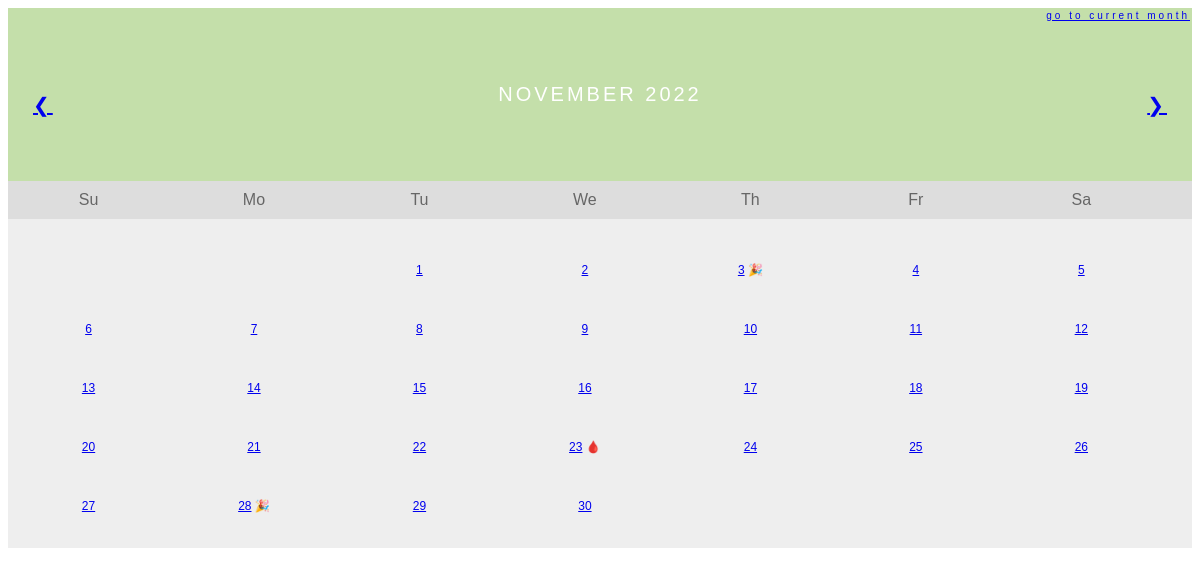
/calendar?month=November&year=2022, run on an earlier commit of the app's database.
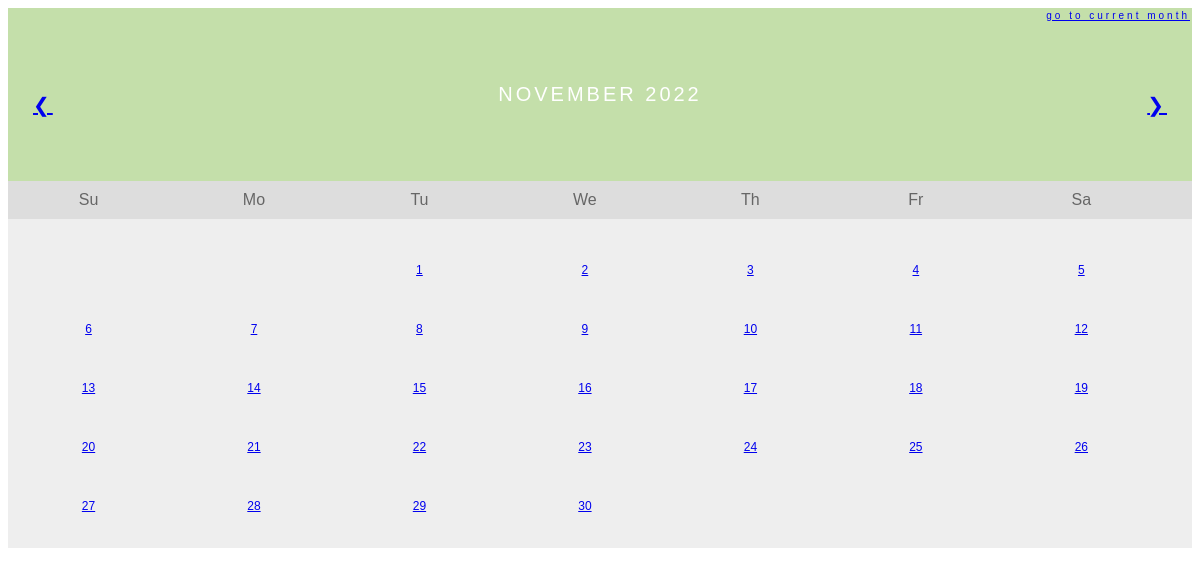
And on a later commit of the database.
### tables this page shows
CREATE TABLE month_11_November_2022 (id Integer, date String, period_started String, period_ended String, cramps String, headache String, fatigue String, acne String);

### main.py (the view)
@app.route("/calendar")
def calendar():
    month_name = request.args.get("month")
    year = request.args.get("year")
    month_and_year_name = f"{month_name} {year}"
    month_days = get_table_from_database(
        tablename=f"month_{str((list_of_months.index(month_name)) + 1).rjust(2, '0')}_{month_name}_{year}"
    )
    try:
        next_month = list_of_months[list_of_months.index(month_name) + 1]
    except IndexError:
        next_month = list_of_months[0]
    try:
        previous_month = list_of_months[list_of_months.index(month_name) - 1]
    except IndexError:
        previous_month = None
    try:
        predicted_days_of_period = predicted_period_days
    except NameError:
        predicted_days_of_period = None
    return render_template(
        "calendar.html",
        predicted_period_days=predicted_days_of_period,
        days=month_days,
        weekday=dict_1st_weekday_in_month.get(month_name),
        month_and_year=month_and_year_name,
        year=year,
        current_month=current_month_name,
        month=month_name,
        next_month=next_month,
        last_month=previous_month,
    )

### main.py (called while the page is built)
def get_db_connection():
    conn = sqlite3.connect("period_tracking_app.db")
    conn.row_factory = sqlite3.Row
    return conn

def get_table_from_database(tablename):
    conn = get_db_connection()
    month_days = conn.execute(f"SELECT * FROM {tablename}").fetchall()
    conn.close()
    return month_days

### templates/calendar.html (shortened to what this page needs)
<!DOCTYPE html>
<html lang="en">
<head>
</head>
<body>
    <div class="month">
        <ul>
            <li class="current_month_cal">
              <a href="{{url_for('calendar', month=current_month, year=year)}}"> Go To Current Month </a>
            </li>
            {% if last_month != None %}
              <li class="prev">
                  <a href="{{url_for('calendar', month=last_month, year=year)}}"> &#10094 </a>
              </li>
            {% endif %}
            {% if next_month != None %}
              <li class="next" >
                  <a href="{{url_for('calendar', month=next_month, year=year)}}"> &#10095 </a>
              </li>
            {% endif %}
            <li>
                {{ month_and_year }}
            </li>
        </ul>
      </div>
    <ul class="weekdays">
        <li>Su</li>
        <li>Mo</li>
        <li>Tu</li>
        <li>We</li>
        <li>Th</li>
        <li>Fr</li>
        <li>Sa</li>
    </ul>
    <ul class="days">
        {% if weekday == 1: %}
        <li></li>
        <li></li>
        {% endif %}
        {% for day in days: %}
        <li>
            <a href="{{ url_for('day_details', month=month, date=day['id'], year=year) }}">{{ day["id"] }}</a>
            {% if day['period_started'] == 'Yes': %}
              <a>🩸</a>
            {% endif %}
            {% if day['period_ended'] == 'Yes': %}
              <a>🎉</a>
            {% endif %}
        </li>
        {% endfor %}
    </ul>
</body>
</html>

### templates/calendar.html (style rules this page uses)
* { box-sizing: border-box; }
ul { list-style-type: none; }
body { font-family: Verdana, sans-serif; }
.month { padding: 75px 25px; width: 100%; background: #C4DFAA; text-align: center; }
.month ul { margin: 0; padding: 0; }
.month ul li { color: white; font-size: 20px; text-transform: uppercase; letter-spacing: 3px; }
.month .current_month_cal { position: absolute; top: 10px; right: 10px; font-size: 10px; text-transform: lowercase; }
.month .prev { float: left; padding-top: 10px; }
.month .next { float: right; padding-top: 10px; }
.weekdays { margin: 0; padding: 10px 0; background-color: #ddd; }
.weekdays li { display: inline-block; width: 13.6%; color: #666; text-align: center; }
.days { padding: 10px 0; background: #eee; margin: 0; }
.days li { list-style-type: none; display: inline-block; width: 13.6%; text-align: center; padding: 20px 0; margin-bottom: 5px; font-size:12px; color: black; }

What changed in the data, as far as the page shows it:
changed month_11_November_2022 (number 3 of 30 on the later page): no longer shows "🎉"
changed month_11_November_2022 (number 23 of 30 on the later page): no longer shows "🩸"
changed month_11_November_2022 (number 28 of 30 on the later page): no longer shows "🎉"
